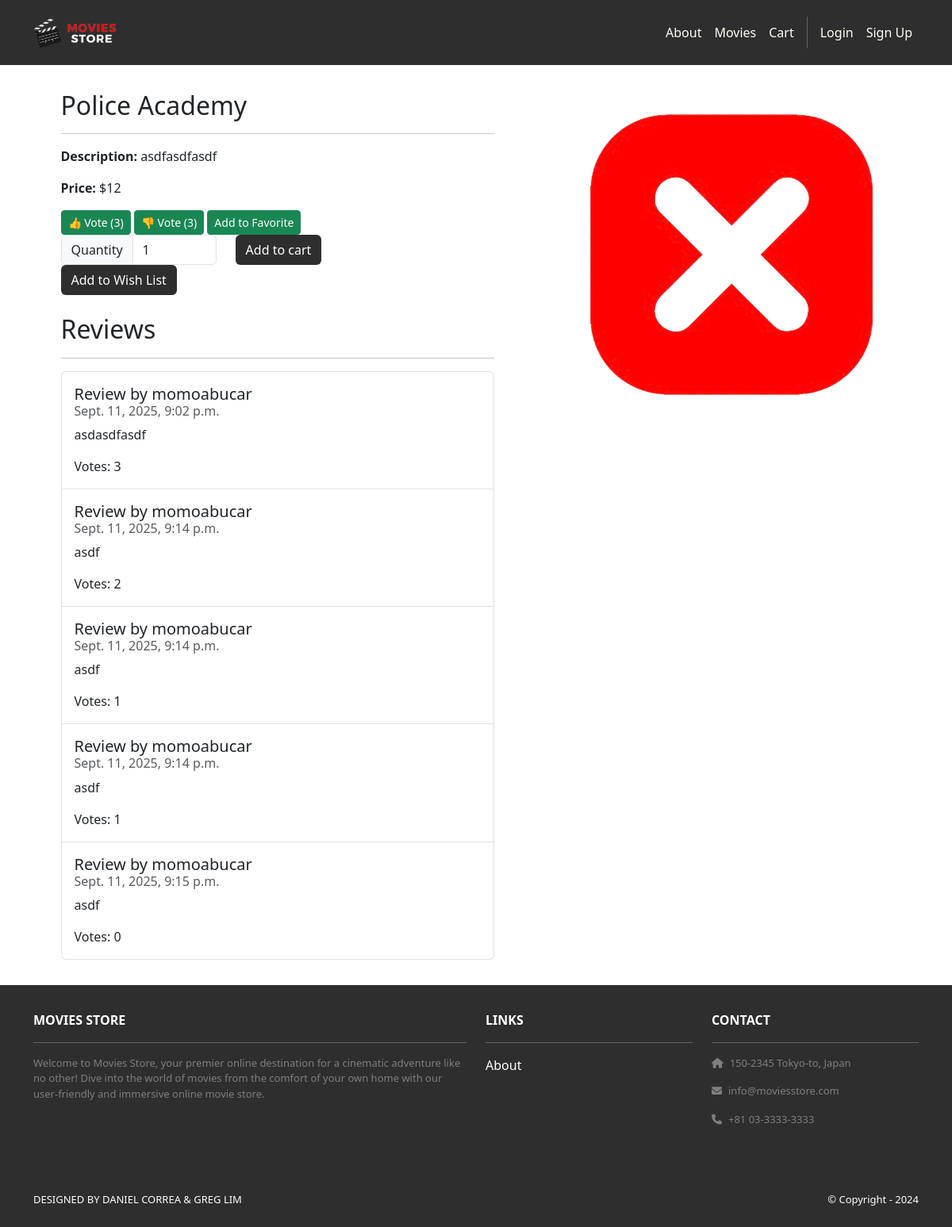
The app's page /movies/2/, older data.
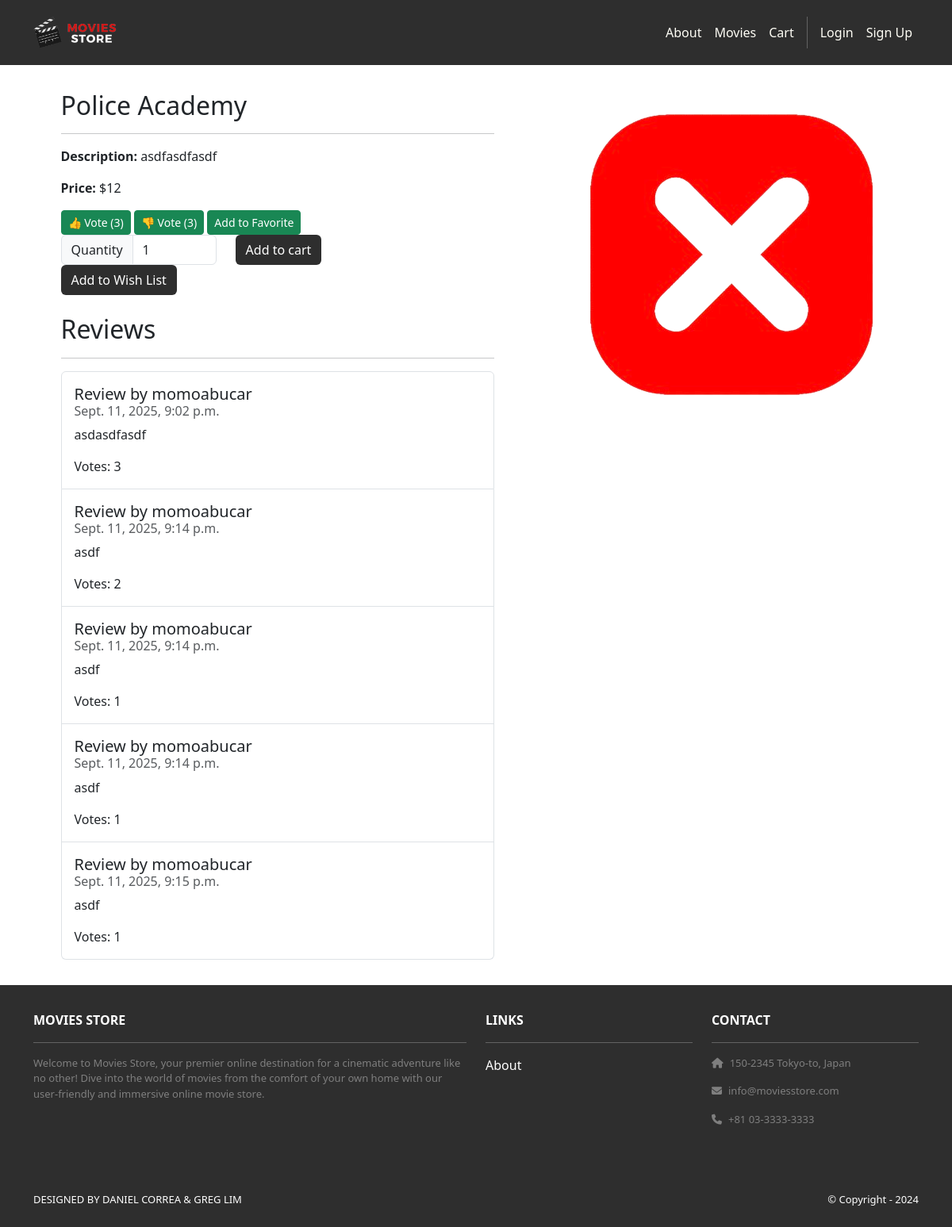
The same page, newer data.
### movies/models.py (models this page shows, shortened)
class Movie(models.Model):
    id = models.AutoField(primary_key=True)
    name = models.CharField(max_length=255)
    price = models.IntegerField()
    description = models.TextField()
    image = models.ImageField(upload_to='movie_images/')
    votes = models.IntegerField(default=0)

class Review(models.Model):
    id = models.AutoField(primary_key=True)
    comment = models.CharField(max_length=255)
    date = models.DateTimeField(auto_now_add=True)
    movie = models.ForeignKey(Movie,
        on_delete=models.CASCADE)
    user = models.ForeignKey(User, on_delete=models.CASCADE)
    votes = models.IntegerField(default=0)

### movies/views.py (the view)
# urls.py: path('<int:id>/', views.show, name='movies.show'),
def show(request, id):
    movie = get_object_or_404(Movie, id=id)
    reviews = Review.objects.filter(movie=movie).order_by('-votes')[:5]
    exists = isWishListEmpty(request, movie)
    addToRecent(request, id)
    print('added to recents', request.session.get('recently_viewed'))
    template_data = {
        'title': movie.name,
        'reviews': reviews,
        'movie': movie,
        'inCart': str(id) in request.session.get('cart', {}),
        'wishList': 'Remove' if exists else 'Add',
        'inFavorite': id in request.session.get('favorites', [])
    }
    return render(request, 'movies/show.html', {'template_data': template_data})

### movies/views.py (called while the page is built)
def addToRecent(request, id):
    recents = request.session.get('recently_viewed', [])
    if id in recents:
        recents.remove(id)
    recents.insert(0, id)
    recents = recents[:5]
    request.session['recently_viewed'] = recents

def isWishListEmpty(request, movie):
    if request.user.is_authenticated:
        return WishListItem.objects.filter(movie=movie, wishList=getWishList(request)).exists()
    return movie.id in request.session.get('wishList', [])

### movies/templates/movies/show.html (shortened to what this page needs)
{% extends 'base.html' %}
{% load static %}
{% block content %}
<div class="p-3">
  <div class="container">
    <div class="row mt-3">
      <div class="col-md-6 mx-auto mb-3">
        <h2>{{ template_data.movie.name }}</h2>
        <hr>
        <p><b>Description:</b> {{ template_data.movie.description }}</p>
        <p><b>Price:</b> ${{ template_data.movie.price }}</p>
        <form method="post" action="{% url 'movies.vote_movie' id=template_data.movie.id %}" style="display:inline;">
          <button type="submit" class="btn btn-success btn-sm">
            👍 Vote ({{ template_data.movie.votes }})
          </button>
        </form>
        <form method="post" action="{% url 'movies.vote_movie_down' id=template_data.movie.id %}" style="display:inline;">
          <button type="submit" class="btn btn-success btn-sm">
            👎 Vote ({{ template_data.movie.votes }})
          </button>
        </form>
        {% if template_data.inFavorite %}
        <form method="post" action="{% url 'movies.removeFavorite' id=template_data.movie.id %}" style="display:inline;">
          {% csrf_token %}
          <button type="submit" class="btn btn-sm btn-danger">
            Remove From Favorite
          </button>
        </form>
      {% else %}
        <form method="post" action="{% url 'movies.addFavorite' id=template_data.movie.id %}" style="display:inline;">
          <button type="submit" class="btn btn-success btn-sm">
            Add to Favorite
          </button>
        </form>
      {% endif %}
        <form method="post" action="{% url 'cart.add' id=template_data.movie.id %}">
          <div class="row">
            <div class="col-auto">
              <div class="input-group col-auto">
                <div class="input-group-text">Quantity</div>
                <input type="number" min="1" max="10"
                       class="form-control quantity-input"
                       name="quantity" value="1">
              </div>
            </div>
            <div class="col-auto">
              <button class="btn bg-dark text-white" type="submit">
                Add to cart
              </button>
            </div>
          </div>
        </form>
        {% if template_data.wishList == 'Remove' %}
          <form method="post" action="{% url 'movies.removeWishList' movie_id=template_data.movie.id %}">
            {% csrf_token %}
            <button class="btn btn-danger" type="submit">
              Remove from Wish List
            </button>
          </form>
        {% else %}
          <form method="post" action="{% url 'movies.addWishList' movie_id=template_data.movie.id %}">
            <button class="btn bg-dark text-white" type="submit">
              Add to Wish List
            </button>
          </form>
        {% endif %}
        <h2 class="mt-4">Reviews</h2>
        <hr>
        <ul class="list-group">
          {% for review in template_data.reviews %}
            <li class="list-group-item py-3">
              <h5 class="card-title">Review by {{ review.user.username }}</h5>
              <h6 class="card-subtitle mb-2 text-muted">{{ review.date }}</h6>
              <p class="card-text">{{ review.comment }}</p>
              <p class="card-text">Votes: {{ review.votes }}</p>
            </li>
          {% empty %}
            <li class="list-group-item py-3">No reviews yet.</li>
          {% endfor %}
        </ul>
      </div>
      <div class="col-md-6 mx-auto mb-3 text-center img-card-400">
        {% if template_data.movie.image %}
          <img src="{{ template_data.movie.image.url }}"
               alt="{{ template_data.movie.name }}"
               class="rounded img-fluid">
        {% endif %}
      </div>
    </div>
  </div>
</div>
{% endblock content %}

### moviestore/templates/base.html (shortened to what this page needs)
<!DOCTYPE html>
<html lang="en">
{% load static %}
<head>
  <link href="https://cdn.jsdelivr.net/npm/bootstrap@5.3.3/dist/css/bootstrap.min.css"
        rel="stylesheet">
  <link rel="stylesheet"
        href="https://cdnjs.cloudflare.com/ajax/libs/font-awesome/6.1.1/css/all.min.css">
  <link rel="stylesheet" type="text/css" href="{% static 'css/style.css' %}">
</head>
<body>
  <nav class="navbar navbar-dark bg-dark navbar-expand-lg p-3">
    <div class="container">
      <a class="navbar-brand" href="{% url 'home.index' %}">
        <img src="{% static 'img/logo.png' %}" alt="logo" height="40">
      </a>
      <div class="collapse navbar-collapse" id="navbarNavAltMarkup">
        <div class="navbar-nav ms-auto">
          <a class="nav-link" href="{% url 'home.about' %}">About</a>
          <a class="nav-link" href="{% url 'movies.index' %}">Movies</a>
          <a class="nav-link" href="{% url 'cart.index' %}">Cart</a>
          {% if user.is_authenticated %}
            <a class="nav-link" href="{% url 'accounts.orders' %}">Orders</a>
            <a class="nav-link" href="{% url 'accounts.logout' %}">
              Logout ({{ user.username }})
            </a>
          {% else %}
            <a class="nav-link" href="{% url 'accounts.login' %}">Login</a>
            <a class="nav-link" href="{% url 'accounts.signup' %}">Sign Up</a>
          {% endif %}
        </div>
      </div>
    </div>
  </nav>
  {% block content %}
  {% endblock content %}
  <section class="p-3 ms-footer d-none d-md-block bg-dark text-white">
    <div class="container">
      <div class="row mt-3">
        <div class="col-md-6 mb-4">
          <b>MOVIES STORE</b>
          <hr>
          <p>
            Welcome to Movies Store, your premier online destination for a cinematic
            adventure like no other! Dive into the world of movies from the comfort
            of your own home with our user-friendly and immersive online movie store.
          </p>
        </div>
        <div class="col-md-3 mb-4">
          <b>LINKS</b>
          <hr>
          <a class="nav-link p-0" href="{% url 'home.about' %}">About</a>
        </div>
        <div class="col-md-3 mb-4">
          <b>CONTACT</b>
          <hr>
          <p><i class="fas fa-home me-2"></i>150-2345 Tokyo-to, Japan</p>
          <p><i class="fas fa-envelope me-2"></i>info@moviesstore.com</p>
          <p><i class="fas fa-phone me-2"></i>+81 03-3333-3333</p>
        </div>
      </div>
    </div>
  </section>
  <section class="p-3 ms-footer-bottom bg-dark text-white">
    <div class="container d-flex justify-content-between">
      <div class="me-5">
        <span>
          DESIGNED BY
          <a href="https://www.x.com/danielgarax" target="_blank" class="text-white">DANIEL CORREA</a> &
          <a href="https://www.x.com/greglim81" target="_blank" class="text-white">GREG LIM</a>
        </span>
      </div>
      <div>
        <span>© Copyright - 2024</span>
      </div>
    </div>
  </section>
</body>
</html>

### moviestore/static/css/style.css (style rules this page uses)
.navbar a.nav-link { color: #FFFEF6 !important; }
.bg-dark { background-color: #2E2E2E !important; }
.ms-footer { background-color: #202020; }
.ms-footer p { color: #7F7F7F; font-size: 13px; }
.ms-footer-bottom span { font-size: 13px; line-height: 38px; }
.ms-footer-bottom a { color: #6ab43e; text-decoration: none; }
.img-card-400 { width: fit-content; max-height: 400px; }

Row changes from the older to the newer data that the page shows:
changed Review "Sept. 11, 2025, 9:15 p.m.": votes "0" → "1"
